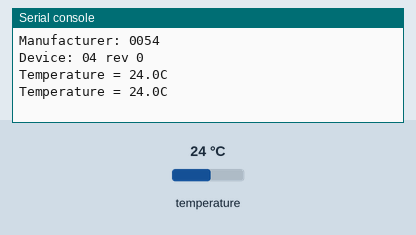
The program below on a simulated Raspberry Pi Pico running CircuitPython. Parts: the last lines printed to the serial console. Inputs (shaded band) come from the test bench; at power-on: temperature 24 °C.

Above: at 1.2 s.
1.3 s: temperature set to 12 °C
At 1.9 s:
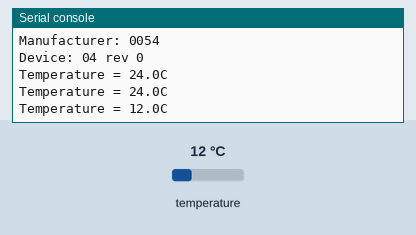
2.8 s: temperature set to 19 °C
At 3.4 s:
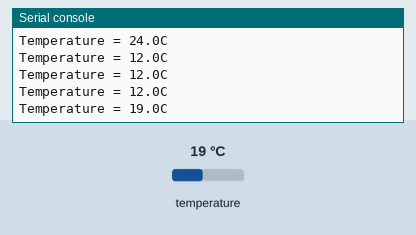
Timing chart, 0 to 5.8 s (numbered marks = the images above; inputs shaded):
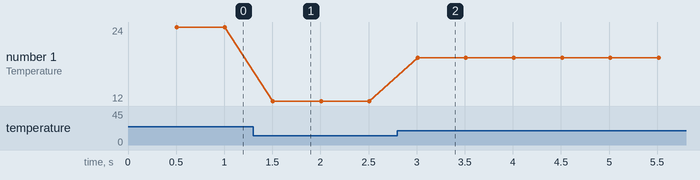

Measured:
- after the input at 1.3 s, the serial console: prints a new line after 0.21 s (image 1)
- after the input at 2.8 s, the serial console: prints a new line after 0.21 s (image 2)
- plotted number 1: 24 → 12 after the input at 1.3 s, 12 → 19 after the input at 2.8 s

The program:

mcp9808_cpython.py
```python
# MCP9808 Example

import board
from busio import I2C
from time import sleep

# MCP9808 I2C Address
MCP9808_ADDR = 0x18

# MCP9808 Registers
MCP9808_CONFIG = 1
MCP9808_UPPER = 2
MCP9808_LOWER = 3
MCP9808_CRIT = 4
MCP9808_TA = 5
MCP9808_MANID = 6
MCP9808_DEVID = 7
MCP9808_RESOL = 8

# Encode temperature for sensor
def encodeTemp(temp):
    if temp >= 0:
        val =  int(temp/0.25) << 2
    else:
        val = (2048 + int(temp/0.25)) << 2
    return val

# Decode temperature from sensor
def decodeTemp(val):
    sign = val & 0x1000
    val = val & 0x1FFF
    if sign != 0:
        val = val - 0x2000
    return val/16

i2c = I2C(sda=board.GP16, scl=board.GP17)

# Write 16 bit value to a register
def writeReg16(reg, val):
    data = bytearray([reg,val >> 8, val & 0xFF])
    i2c.try_lock()
    i2c.writeto(MCP9808_ADDR, data)
    i2c.unlock()

# Read 16 bit value from a register
def readReg16(reg):
    selreg = bytearray([reg])
    val = bytearray([0,0])
    i2c.try_lock()
    i2c.writeto_then_readfrom(MCP9808_ADDR, selreg, val)
    i2c.unlock()
    return (val[0] << 8) + val[1]

# Check manufacture and device IDs
print ('Manufacturer: {:04X}'.format(readReg16(MCP9808_MANID)))
devID = readReg16(MCP9808_DEVID);
print ('Device: {:02X} rev {}'.format(devID >>8, devID&0xFF))

# Set limits for the Alert output
writeReg16(MCP9808_CRIT,encodeTemp(30.0))
writeReg16(MCP9808_UPPER,encodeTemp(23.0))
writeReg16(MCP9808_LOWER,encodeTemp(20.0))
writeReg16(MCP9808_CONFIG,0x0008)

# Main loop: read temperature
while True:
    sleep(0.5)
    print ('Temperature = {}C'.format(
        decodeTemp(readReg16(MCP9808_TA))))
```
